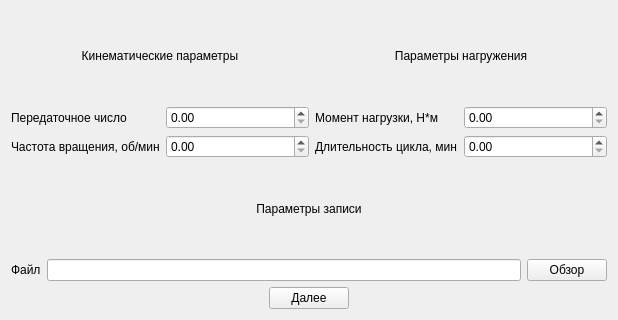
<?xml version="1.0" encoding="UTF-8"?>
<ui version="4.0">
 <class>Form</class>
 <widget class="QWidget" name="Form">
  <property name="geometry">
   <rect>
    <x>0</x>
    <y>0</y>
    <width>618</width>
    <height>320</height>
   </rect>
  </property>
  <property name="windowTitle">
   <string>Form</string>
  </property>
  <layout class="QGridLayout" name="gridLayout">
   <item row="5" column="0" colspan="4">
    <layout class="QHBoxLayout" name="horizontalLayout_2">
     <item>
      <spacer name="horizontalSpacer">
       <property name="orientation">
        <enum>Qt::Horizontal</enum>
       </property>
       <property name="sizeHint" stdset="0">
        <size>
         <width>40</width>
         <height>20</height>
        </size>
       </property>
      </spacer>
     </item>
     <item>
      <widget class="QPushButton" name="pushButton">
       <property name="text">
        <string>Далее</string>
       </property>
      </widget>
     </item>
     <item>
      <spacer name="horizontalSpacer_2">
       <property name="orientation">
        <enum>Qt::Horizontal</enum>
       </property>
       <property name="sizeHint" stdset="0">
        <size>
         <width>40</width>
         <height>20</height>
        </size>
       </property>
      </spacer>
     </item>
    </layout>
   </item>
   <item row="4" column="0" colspan="4">
    <layout class="QHBoxLayout" name="horizontalLayout">
     <item>
      <widget class="QLabel" name="label_4">
       <property name="text">
        <string>Файл</string>
       </property>
      </widget>
     </item>
     <item>
      <widget class="QLineEdit" name="lineEdit"/>
     </item>
     <item>
      <widget class="QPushButton" name="pushButton_2">
       <property name="text">
        <string>Обзор</string>
       </property>
      </widget>
     </item>
    </layout>
   </item>
   <item row="2" column="1">
    <widget class="QDoubleSpinBox" name="doubleSpinBox_2"/>
   </item>
   <item row="2" column="3">
    <widget class="QDoubleSpinBox" name="doubleSpinBox_3"/>
   </item>
   <item row="1" column="1">
    <widget class="QDoubleSpinBox" name="doubleSpinBox"/>
   </item>
   <item row="2" column="0">
    <widget class="QLabel" name="label_2">
     <property name="text">
      <string>Частота вращения, об/мин</string>
     </property>
    </widget>
   </item>
   <item row="0" column="0" colspan="2">
    <widget class="QLabel" name="label_14">
     <property name="text">
      <string>Кинематические параметры</string>
     </property>
     <property name="alignment">
      <set>Qt::AlignCenter</set>
     </property>
    </widget>
   </item>
   <item row="1" column="0">
    <widget class="QLabel" name="label">
     <property name="text">
      <string>Передаточное число</string>
     </property>
    </widget>
   </item>
   <item row="1" column="3">
    <widget class="QDoubleSpinBox" name="doubleSpinBox_4"/>
   </item>
   <item row="3" column="0" colspan="4">
    <widget class="QLabel" name="label_13">
     <property name="text">
      <string>Параметры записи</string>
     </property>
     <property name="alignment">
      <set>Qt::AlignCenter</set>
     </property>
    </widget>
   </item>
   <item row="1" column="2">
    <widget class="QLabel" name="label_3">
     <property name="text">
      <string>Момент нагрузки, Н*м</string>
     </property>
    </widget>
   </item>
   <item row="2" column="2">
    <widget class="QLabel" name="label_5">
     <property name="text">
      <string>Длительность цикла, мин</string>
     </property>
    </widget>
   </item>
   <item row="0" column="2" colspan="2">
    <widget class="QLabel" name="label_15">
     <property name="text">
      <string>Параметры нагружения</string>
     </property>
     <property name="alignment">
      <set>Qt::AlignCenter</set>
     </property>
    </widget>
   </item>
  </layout>
 </widget>
 <resources/>
 <connections/>
</ui>
